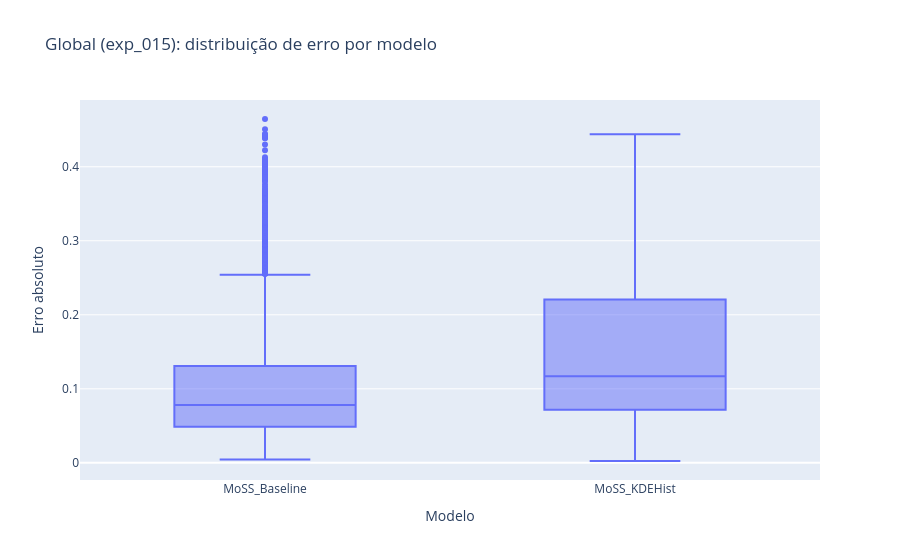

This figure's notebook cell:
### Code cell
fig = px.box(
    global_df,
    x='modelo',
    y='erro',
    points='outliers',
    title='Global (exp_015): distribuição de erro por modelo'
)
fig.update_layout(xaxis_title='Modelo', yaxis_title='Erro absoluto')
fig.show()

### Figure 1 — Plotly figure (JSON) as saved in the notebook; plotly's stock layout.template omitted (floating-point values rounded to 4 significant figures; data arrays with more than 128 entries replaced by an {"elided": "..."} marker saying what was removed)
{"data": [{"alignmentgroup": "True", "boxpoints": "outliers", "hovertemplate": "modelo=%{x}<br>erro=%{y}<extra></extra>", "legendgroup": "", "marker": {"color": "#636efa"}, "name": "", "notched": false, "offsetgroup": "", "orientation": "v", "showlegend": false, "type": "box", "x": {"elided": "14400 str values"}, "x0": " ", "xaxis": "x", "y": {"elided": "14400 float values"}, "y0": " ", "yaxis": "y"}], "layout": {"boxmode": "group", "legend": {"tracegroupgap": 0}, "title": {"text": "Global (exp_015): distribuição de erro por modelo"}, "xaxis": {"anchor": "y", "domain": [0, 1], "title": {"text": "Modelo"}}, "yaxis": {"anchor": "x", "domain": [0, 1], "title": {"text": "Erro absoluto"}}}}
